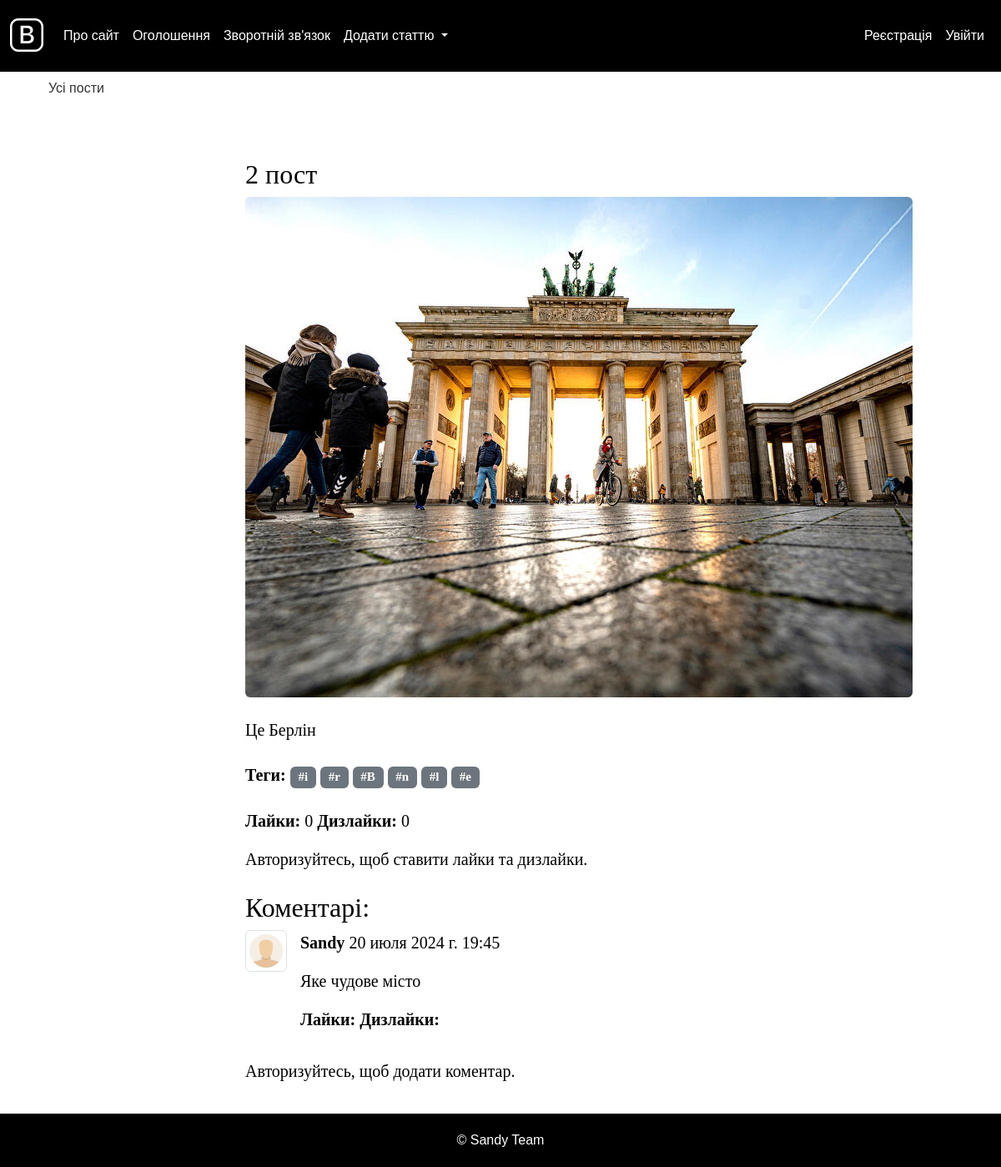
/post/2_post/, run on an earlier commit of the app's database.
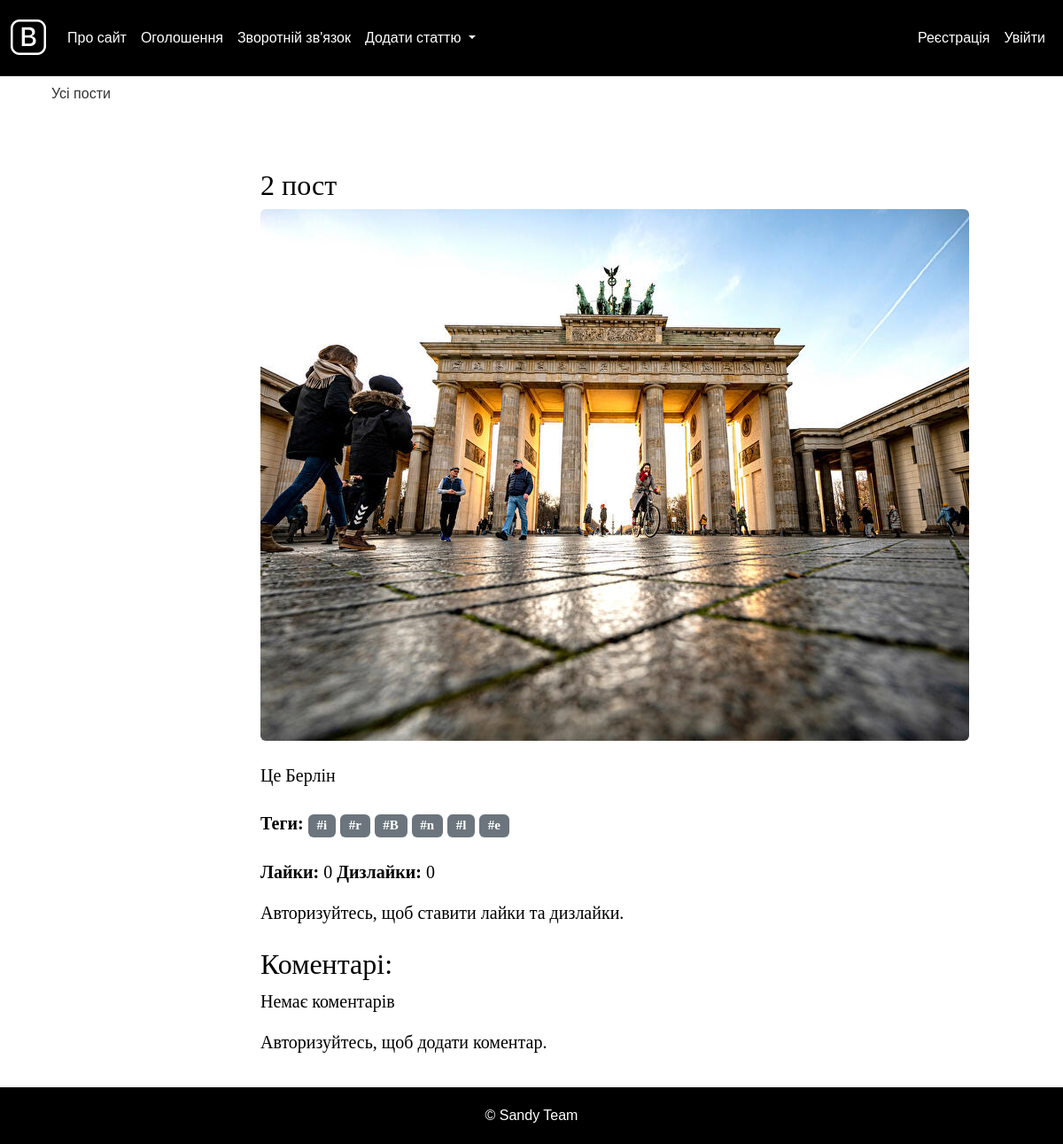
And on a later commit of the database.
### blog/models.py (models this page shows, shortened)
class Comment(models.Model):
    post = models.ForeignKey(Blog, on_delete=models.CASCADE, related_name='comments', verbose_name="Запис блогу")
    user = models.ForeignKey(settings.AUTH_USER_MODEL, on_delete=models.CASCADE, verbose_name="Користувач")
    content = models.TextField(verbose_name="Коментар")
    created_at = models.DateTimeField(auto_now_add=True, verbose_name="Час створення")
    updated_at = models.DateTimeField(auto_now=True, verbose_name="Час оновлення")
    likes = models.ManyToManyField(settings.AUTH_USER_MODEL, related_name='liked_comments', blank=True, verbose_name="Лайки", through='CommentLike')
    dislikes = models.ManyToManyField(settings.AUTH_USER_MODEL, related_name='disliked_comments', blank=True, verbose_name="Дизлайки", through='CommentDislike')
    class Meta:
        verbose_name = 'Коментар'
        verbose_name_plural = 'Коментарі'
        ordering = ['created_at']

class CustomUser(AbstractUser):
    avatar = models.ImageField(upload_to='avatars/', blank=True, null=True, default='avatars/default_avatar.png')
    class Meta:
        verbose_name = 'Користувач'
        verbose_name_plural = 'Користувачі'

### blog/views.py (the view)
# urls.py: path('post/<slug:post_slug>/', views.ShowPost.as_view(), name='post'),
class ShowPost(DetailView):
    model = Blog
    template_name = 'post.html'
    slug_url_kwarg = 'post_slug'
    context_object_name = 'post'
    def get_context_data(self, **kwargs):
            context = super().get_context_data(**kwargs)
            context['comments'] = self.object.comments.select_related('user')
            context['form'] = CommentForm()
            context['tags'] = self.object.tags.all()
            return context

### blog/templates/post.html (shortened to what this page needs)
{% extends 'base.html' %}
{% load static %}
{% block content %}
<div class="container">
    <h1 class="mt-4">{{ post.title }}</h1>
    {% if post.photo %}
    <div class="mb-4">
        <img class="img-fluid rounded" src="{{ post.photo.url }}" alt="{{ post.title }}">
    </div>
    {% endif %}
    <div class="mb-4">
        {{ post.content|linebreaks }}
    </div>
    <div class="mb-4">
        <p><strong>Теги:</strong>
            {% for tag in post.tags.all %}
                <a href="{% url 'tag_detail' tag.slug %}" class="badge bg-secondary">#{{ tag.name }}</a>
            {% empty %}
                Немає тегів
            {% endfor %}
        </p>
    </div>
    <div class="mb-3">
        <p><strong>Лайки:</strong> <span id="like_count">{{ post.likes.count }}</span> <strong>Дизлайки:</strong> <span id="dislike_count">{{ post.dislikes.count }}</span></p>
    </div>
    {% if request.user.is_authenticated %}
    <form id="like_form" method="post" action="{% url 'toggle_like' post.slug %}" class="mb-4 d-inline">
        {% csrf_token %}
        <button type="submit" class="btn btn-outline-success">
            {% if request.user in post.likes.all %}
                <i class="bi bi-hand-thumbs-up-fill"></i>
            {% else %}
                <i class="bi bi-hand-thumbs-up"></i>
            {% endif %}
        </button>
    </form>
    <form id="dislike_form" method="post" action="{% url 'toggle_dislike' post.slug %}" class="mb-4 d-inline">
        {% csrf_token %}
        <button type="submit" class="btn btn-outline-danger">
            {% if request.user in post.dislikes.all %}
                <i class="bi bi-hand-thumbs-down-fill"></i>
            {% else %}
                <i class="bi bi-hand-thumbs-down"></i>
            {% endif %}
        </button>
    </form>
    {% else %}
    <p>Авторизуйтесь, щоб ставити лайки та дизлайки.</p>
    {% endif %}
    <h2 class="mt-4">Коментарі:</h2>
    <div id="comment-list">
        {% for comment in post.comments.all %}
        <div class="comment mb-3" id="comment-{{ comment.id }}">
            <div class="d-flex">
                <div>
                    {% if comment.user.profile.avatar %}
                        <img src="{{ comment.user.profile.avatar.url }}" alt="Аватар" class="img-thumbnail" width="50" height="50">
                    {% else %}
                        <img src="{% static 'default_avatar.png' %}" alt="Аватар за замовчуванням" class="img-thumbnail" width="50" height="50">
                    {% endif %}
                </div>
                <div class="ms-3">
                    <p><strong>{{ comment.user.username }}</strong> {{ comment.created_at }}</p>
                    <p>{{ comment.content|linebreaks }}</p>
                    <p><strong>Лайки:</strong> <strong>Дизлайки:</strong> </p>
                </div>
            </div>
        </div>
        {% empty %}
        <p>Немає коментарів</p>
        {% endfor %}
    </div>
    {% if request.user.is_authenticated %}
    <form id="comment-form" method="post" action="{% url 'add_comment' post.slug %}">
        {% csrf_token %}
        <div class="mb-3">
            <label for="commentContent" class="form-label">Додати коментар:</label>
            <textarea id="commentContent" name="content" rows="4" class="form-control" placeholder="Введіть ваш коментар"></textarea>
        </div>
        <button type="submit" class="btn btn-primary">Додати коментар</button>
    </form>
    {% else %}
    <p>Авторизуйтесь, щоб додати коментар.</p>
    {% endif %}
</div>
{% endblock %}

What changed in the data, as far as the page shows it:
removed Comment: user.username "Sandy", created_at "20 июля 2024 г. 19:45", content "Яке чудове місто"
Also different on the page:
text now shown: "Немає коментарів"
